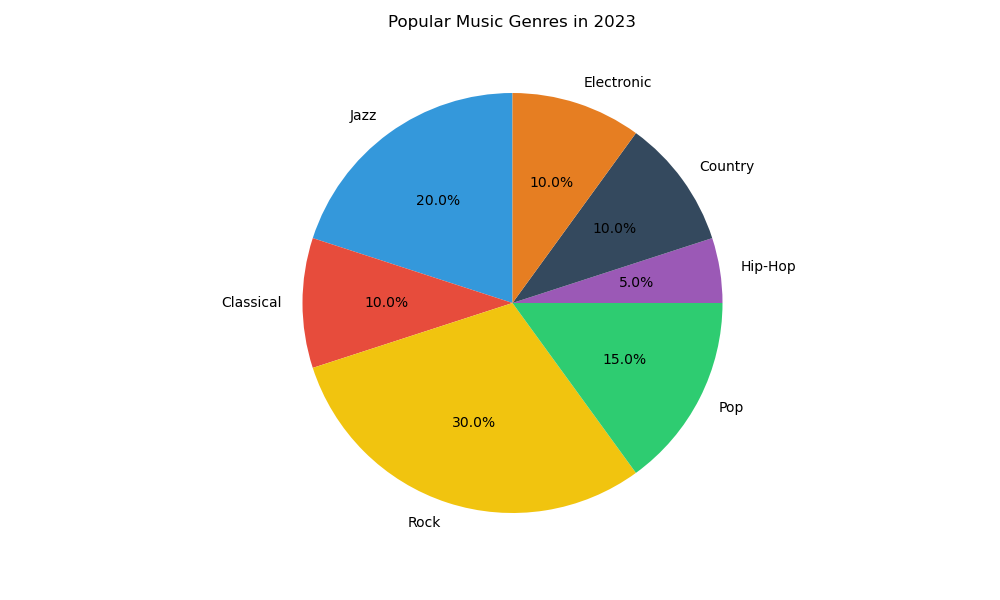

Write the Python code that produced this figure.

import matplotlib.pyplot as plt

# Data for the chart
genres = ['Jazz', 'Classical', 'Rock', 'Pop', 'Hip-Hop', 'Country', 'Electronic']
percentages = [20, 10, 30, 15, 5, 10, 10]
colors = ['#3498db', '#e74c3c', '#f1c40f', '#2ecc71', '#9b59b6', '#34495e', '#e67e22']

# Create a pie chart
plt.figure(figsize=(10, 6))  # Set the width and height of the chart
plt.pie(percentages, labels=genres, autopct='%1.1f%%', colors=colors, startangle=90)

plt.title('Popular Music Genres in 2023', y=1.08)  # Change the headline to match the topic and position it to avoid overlap
plt.axis('equal')  # Equal aspect ratio ensures that pie is drawn as a circle.

# Display the chart
plt.show()
